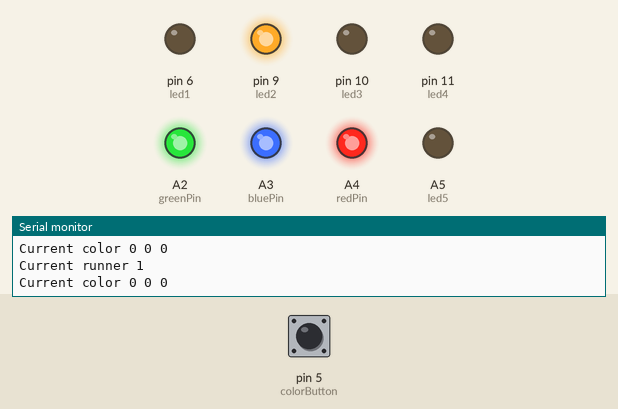
This sketch was run on a simulated Arduino Uno, built with avr-gcc and run on an emulated ATmega328P. Parts: output pins drawn as LEDs (lit = HIGH), the last lines printed to the serial monitor. The inputs (shaded band) are chosen by the test bench; at power-on: pin 5 (colorButton) HIGH.

Above: at 1.2 s.
1.3 s: pin 5 (colorButton) pulled LOW for 0.15 s
At 2.4 s:
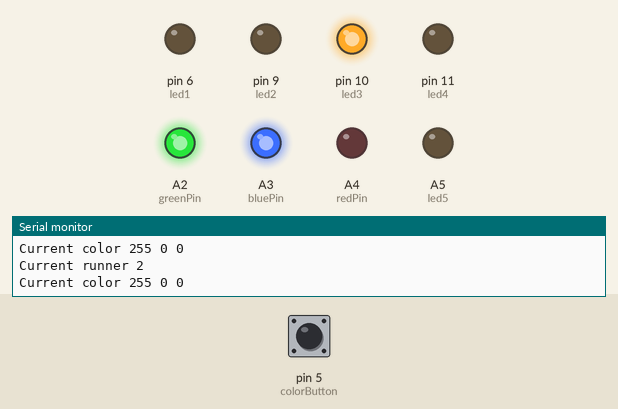
4.4 s: pin 5 (colorButton) pulled LOW for 1 s
At 5.5 s:
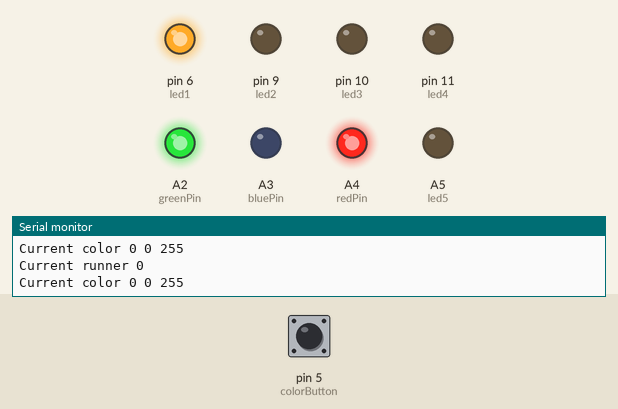
8.4 s: pin 5 (colorButton) pulled LOW for 0.15 s
At 9.6 s:
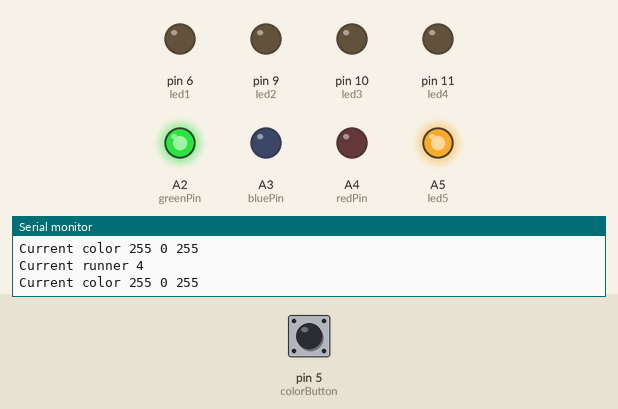
11.5 s: pin 5 (colorButton) pulled LOW for 3.2 s
At 12.8 s:
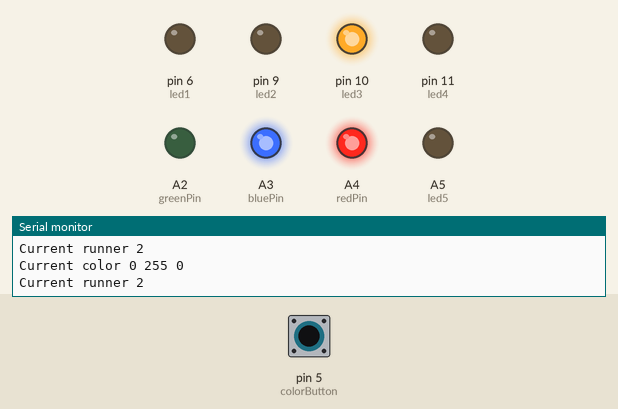
16.6 s: pin 5 (colorButton) pulled LOW for 0.15 s
At 17.9 s:
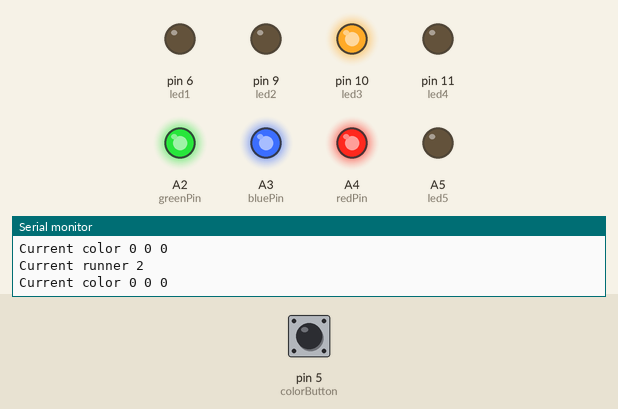
19.7 s: pin 5 (colorButton) pulled LOW for 1 s
At 20.8 s:
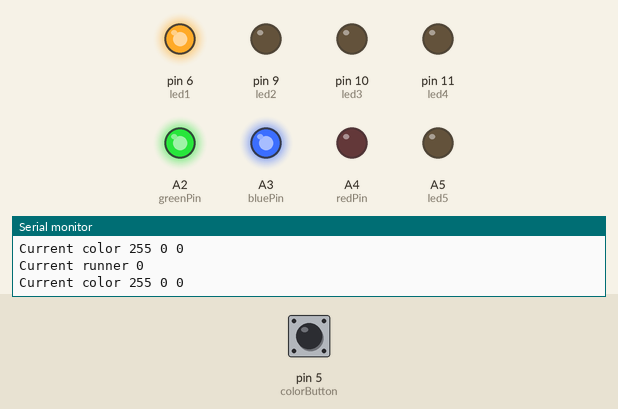
Timing chart, 0 to 24.7 s (numbered marks = the images above; inputs shaded):
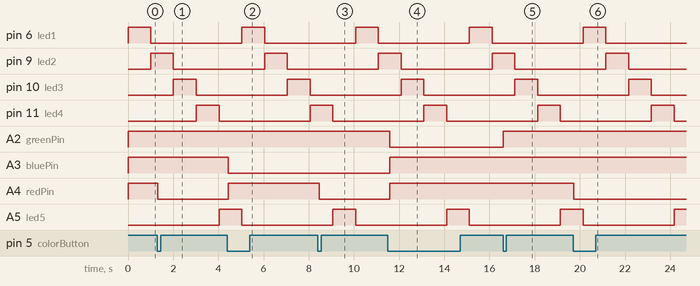

The sketch:

SingleRingLilyPad.ino
```cpp
// SingleRing controller.

typedef struct color
  {
  int red;
  int green;
  int blue;
  } color;

// Four buttons.
int colorButton = 5;
//int ageButton = 13;

// Four target positions.
int redPin = A4;
int greenPin = A2;
int bluePin = A3;

// Rotating LEDs.
int led1 = 6;
int led2 = 9;
int led3 = 10;
int led4 = 11;
int led5 = A5;

color dark;
color pink;
color blue;
color purple;
color green;

color * colors[] = { & dark, & pink, & blue, & purple, & green };
int currentColorIndex = 0;

int runner[] = { led1, led2, led3, led4, led5 };
int currentRunnerIndex = 0;
int currentRunner = 0;
int currentRunnerDelay = 10;

int colorButtonWasPushed = 0;
int ageButtonWasPushed = 0;
void setColor(color c);

// Setup the program.
void setup()
  {
  dark.red = 0;
  dark.green = 0;
  dark.blue = 0;

  pink.red = 255;
  pink.green = 0;
  pink.blue = 0;

  blue.red = 0;
  blue.green = 0;
  blue.blue = 255;

  purple.red = 255;
  purple.green = 0;
  purple.blue = 255;

  green.red = 0;
  green.green = 255;
  green.blue = 0;

  pinMode(colorButton, INPUT_PULLUP);
  //pinMode(ageButton, INPUT);

  pinMode(redPin, OUTPUT);
  pinMode(greenPin, OUTPUT);
  pinMode(bluePin, OUTPUT);

  pinMode(led1, OUTPUT);
  pinMode(led2, OUTPUT);
  pinMode(led3, OUTPUT);
  pinMode(led4, OUTPUT);
  pinMode(led5, OUTPUT);

  for(int i = 0; i < 5; ++i)
    digitalWrite(runner[i], LOW);

  // Setup serial output.
  Serial.begin(9600);

  Serial.println("Running...");
  }

// Run forever.
void loop()
  {
  int colorButtonPushed = digitalRead(colorButton);

  if(!colorButtonPushed && colorButtonWasPushed)
    {
    ++currentColorIndex;

    if(currentColorIndex > 4)
      currentColorIndex = 0;

    colorButtonWasPushed = 0;
    }
  else if(colorButtonPushed)
    colorButtonWasPushed = colorButtonPushed;

  setColor(*colors[currentColorIndex]);

  int ageButtonPushed = 0; // digitalRead(ageButton);

  if(!ageButtonPushed && ageButtonWasPushed)
    {
    ++currentRunnerDelay;

    if(currentRunnerDelay > 10)
      currentRunnerDelay = 0;

    ageButtonWasPushed = 0;
    }
  else if(ageButtonPushed)
    ageButtonWasPushed = ageButtonPushed;

  for(int i = 0; i < 5; ++i)
    digitalWrite(
      runner[i],
      (!currentRunnerDelay || (i == currentRunnerIndex)) ? HIGH : LOW);

  delay(100);

  ++currentRunner;

  if(!(currentRunner % currentRunnerDelay))
    ++currentRunnerIndex;

  Serial.print("Current runner ");
  Serial.println(currentRunnerIndex);

  if(currentRunnerIndex > 4)
    currentRunnerIndex = 0;
  }

void setColor(color c)
  {
  Serial.print("Current color ");
  Serial.print(c.red);
  Serial.print(" ");
  Serial.print(c.green);
  Serial.print(" ");
  Serial.print(c.blue);
  Serial.println();
  analogWrite(redPin, 255 - c.red);
  analogWrite(greenPin, 255 - c.green);
  analogWrite(bluePin, 255 - c.blue);
  }
```

Measured:
- after the input at 1.3 s, A4 (redPin): HIGH → LOW at once
- after the input at 4.4 s, A3 (bluePin): HIGH → LOW at once; A4 (redPin): LOW → HIGH at once
- after the input at 8.4 s, A4 (redPin): HIGH → LOW after 0.06 s
- after the input at 11.5 s, A2 (greenPin): HIGH → LOW after 0.08 s; A3 (bluePin), A4 (redPin): LOW → HIGH after 0.08 s
- after the input at 16.6 s, A2 (greenPin): LOW → HIGH at once
- after the input at 19.7 s, A4 (redPin): HIGH → LOW at once
